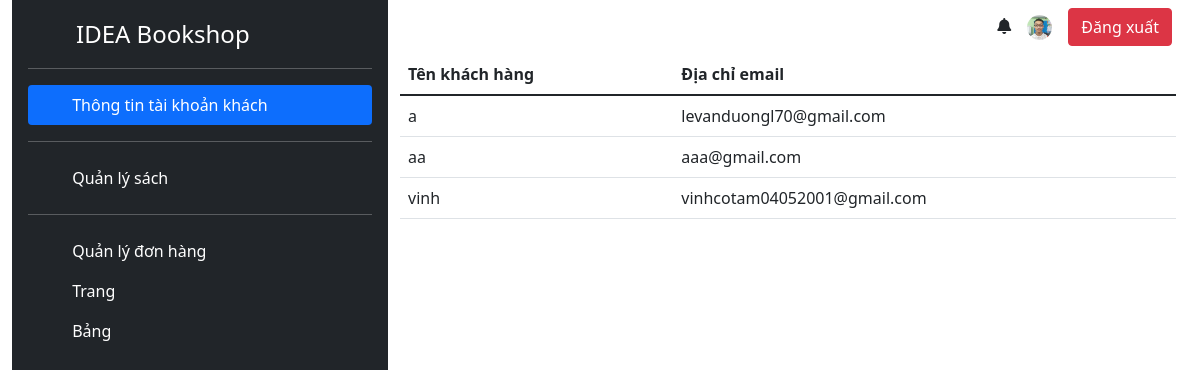
The app's page /admin/dashboard.php (signed in) with its own data.
### tables this page shows
CREATE TABLE `tb_user` (
  `user_name` varchar(100) NOT NULL,
  `user_email` varchar(100) NOT NULL,
  `user_pass` varchar(100) NOT NULL,
  `user_status` tinyint(1) NOT NULL,
  `user_code` varchar(100) NOT NULL,
  `level_user` tinyint(1) DEFAULT NULL
);

### admin/dashboard.php (the view, shortened to what this page needs)
<?php
    include('header.php');
?>
<div class="container-fluid">
    <div class="row" style="min-height:1000px;">
        <div class="col-md-4">
            <div class="d-flex flex-column flex-shrink-0 p-3 text-white bg-dark" style="width: 100%; height: 100%">
                <a href="/" class="d-flex align-items-center mb-3 mb-md-0 me-md-auto text-white text-decoration-none">
                    <svg class="bi me-2" width="40" height="32">
                        <use xlink:href="#bootstrap"></use>
                    </svg>
                    <span class="fs-4">IDEA Bookshop</span>
                </a>
                <hr>
                <ul class="nav nav-pills flex-column mb-auto">
                    <li class="nav-item">
                        <a href="#" class="nav-link active" aria-current="page">
                            <svg class="bi me-2" width="16" height="16">
                                <use xlink:href="#home"></use>
                            </svg>
                            Thông tin tài khoản khách
                        </a>
                    </li>
                    <li class="nav-item">
                        <hr>
                    </li>
                    <li>
                        <a href="listbook.php" class="nav-link text-white">
                            <svg class="bi me-2" width="16" height="16">
                                <use xlink:href="#speedometer2"></use>
                            </svg>
                            Quản lý sách
                        </a>
                    </li>
                    <li class="nav-item">
                        <hr>
                    </li>
                    <li>
                        <a href="#" class="nav-link text-white">
                            <svg class="bi me-2" width="16" height="16">
                                <use xlink:href="#table"></use>
                            </svg>
                            Quản lý đơn hàng
                        </a>
                    </li>
                    <li>
                        <a href="#" class="nav-link text-white">
                            <svg class="bi me-2" width="16" height="16">
                                <use xlink:href="#grid"></use>
                            </svg>
                            Trang
                        </a>
                    </li>
                    <li>
                        <a href="#" class="nav-link text-white">
                            <svg class="bi me-2" width="16" height="16">
                                <use xlink:href="#people-circle"></use>
                            </svg>
                            Bảng
                        </a>
                    </li>
                </ul>
            </div>
        </div>
        <div class="col-md-8">
            <div class="container-fluid" style="margin:0px; padding:0px;">
                <div class="row">
                    <ul class="nav justify-content-end">
                        <li class="nav-item">
                            <a class="text-reset me-3" href="#">
                                <i class="fas fa-bell" style="margin-top: 18px;"></i>
                            </a>
                        </li>
                        <li class="nav-item">
                            <img src="../img/avatar-1.jpg" class="rounded-circle" height="25" alt="" loading="lazy"
                                style="margin-top: 15px;" />
                        </li>
                        <li class="nav-item">
                            <a class="nav-link" href="../logout.php">
                                <button class="btn btn-danger" type="submit">Đăng xuất</button>
                            </a>
                        </li>
                    </ul>
                    <div class="row">
                        <table class="table">
                            <thead>
                                <tr>
                                    <th scope="col">Tên khách hàng</th>
                                    <th scope="col">Địa chỉ email</th>
                                </tr>
                            </thead>
                            <tbody>
                                <?php
                    include '../conf.php';
                    $sql="select * from tb_user where level_user=0";
                    $result=mysqli_query($conn,$sql);
                    if(mysqli_num_rows($result)>0){
                        while($row=mysqli_fetch_assoc($result)){
                            echo '<tr>';
                            echo '<td>'.$row['user_name'].'</td>';
                            echo '<td>'.$row['user_email'].'</td>';
                            echo '</tr>';
                        }
                    }
                ?>
                            </tbody>
                        </table>
                    </div>
                </div>
            </div>
        </div>
    </div>
</div>
<?php
    include('footer.php');
    ?>

### records on screen
tb_user: user_name "a", user_email "levanduongl70@gmail.com"
tb_user: user_name "aa", user_email "aaa@gmail.com"
tb_user: user_name "vinh", user_email "vinhcotam04052001@gmail.com"
